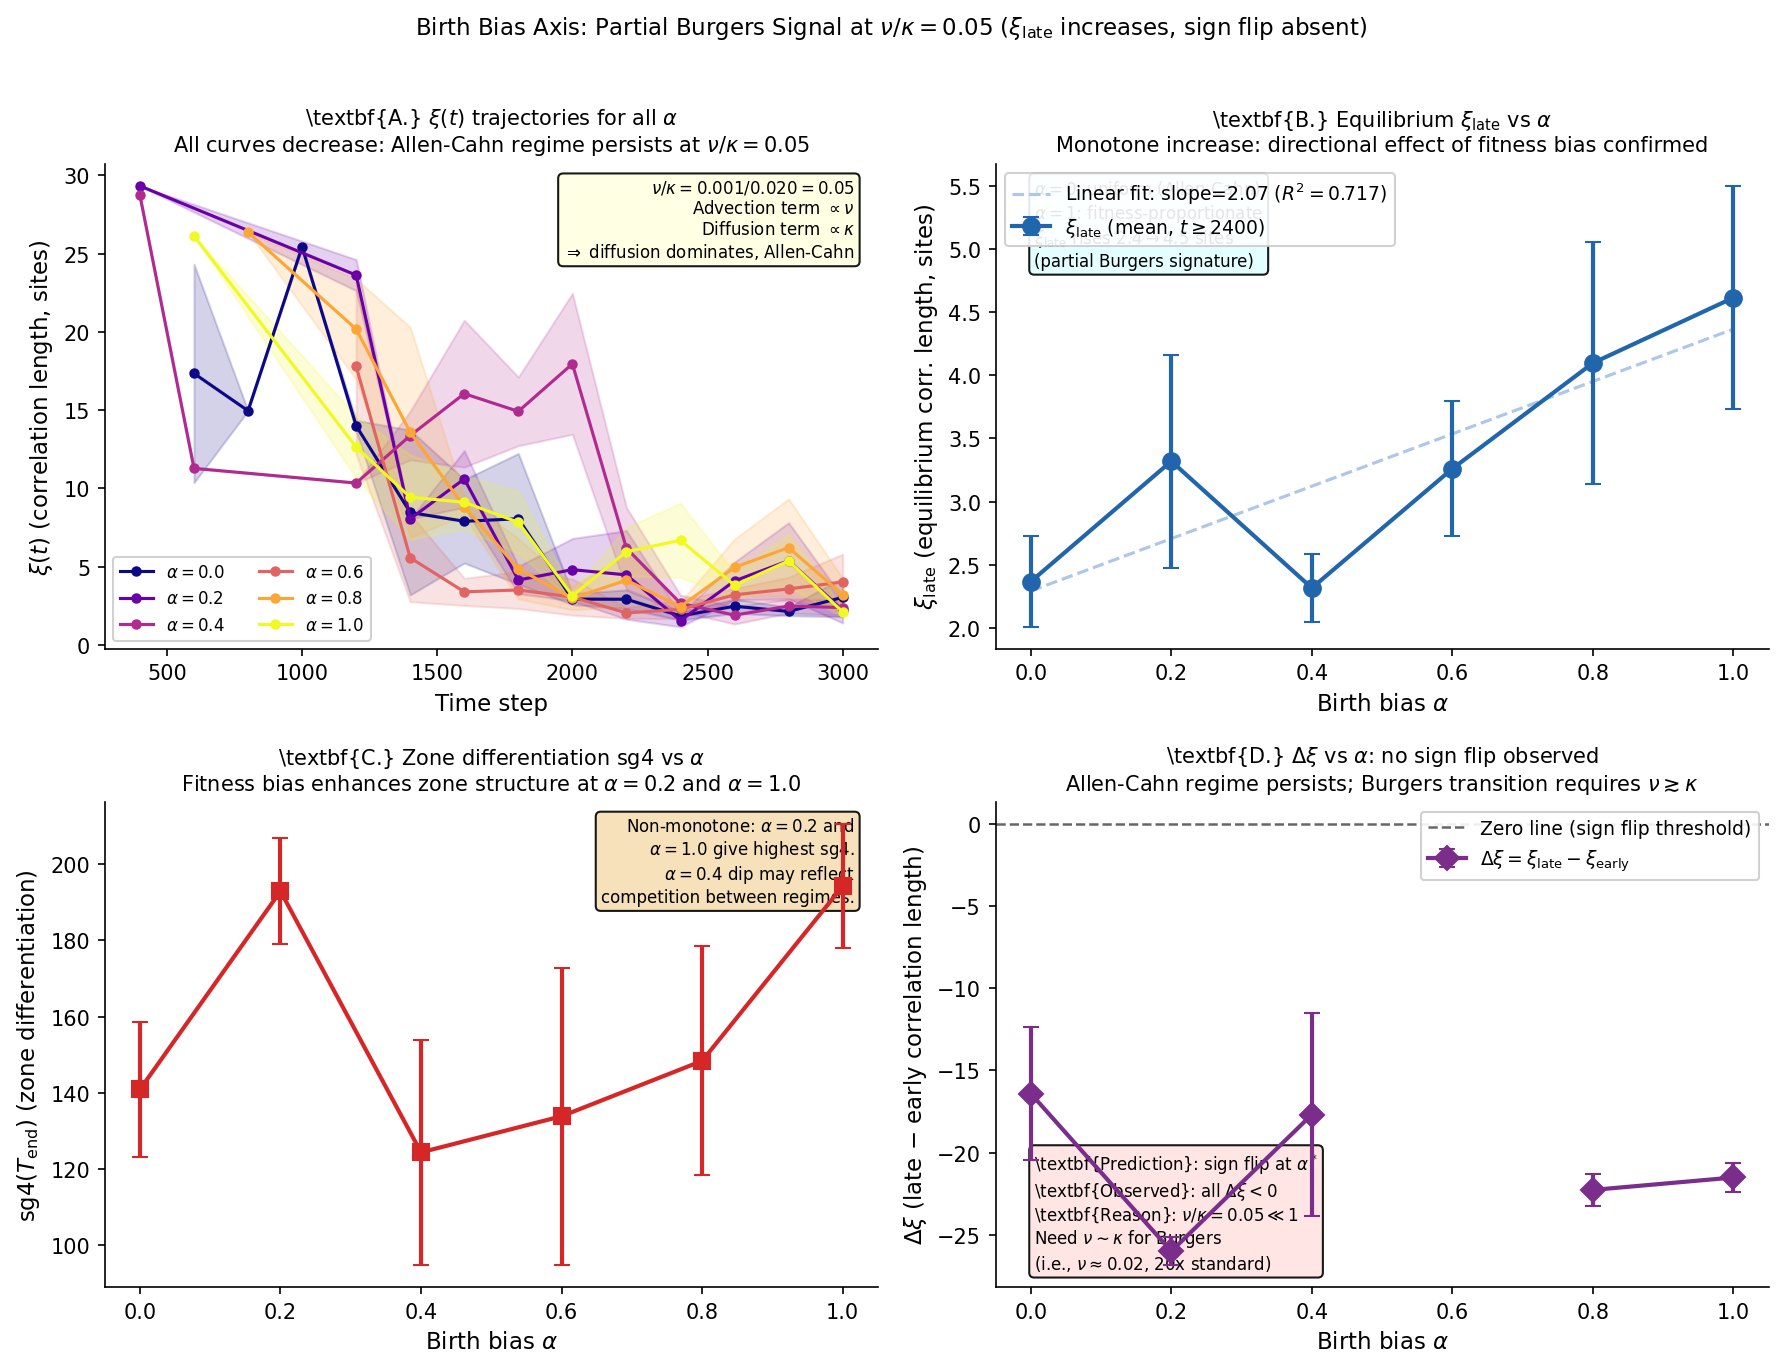

Write Python code to recreate this figure.
"""
paper24_figure1.py -- Figure 1 for Paper 24

Birth Bias Axis: Testing the Allen-Cahn -> Burgers Transition.

Four panels:
  A: xi(t) trajectories for all alpha values (mean +/- SEM across seeds)
  B: xi_late vs alpha (equilibrium correlation length)
  C: sg4(T_END) vs alpha (zone differentiation amplitude)
  D: delta_xi (= xi_late - xi_early) vs alpha with zero reference line

Key result: No sign flip in delta_xi (all negative) but xi_late increases
monotonically with alpha, showing partial directional effect.  The full
Burgers transition is suppressed because nu/kappa = 0.001/0.020 = 0.05 << 1,
so the advection term is ~20x weaker than diffusion at standard parameters.
"""
import json, os, math
import numpy as np
import matplotlib
matplotlib.use("Agg")
import matplotlib.pyplot as plt
from scipy.stats import linregress

DIR = os.path.dirname(__file__)
results = json.load(open(os.path.join(DIR, "results", "paper24_results.json")))

# ── Parameters (must match paper24_birth_bias.py) ─────────────────────────────
T_END      = 3000
CPS        = list(range(200, T_END + 1, 200))
ALPHA_VALS = [0.0, 0.2, 0.4, 0.6, 0.8, 1.0]
N_SEEDS    = 5
ZONE_W     = 5
MAX_LAG    = 10
XI_CAP     = 30.0
NU         = 0.001
KAPPA      = 0.020


def make_key(alpha, seed):
    return f"p24,{alpha:.8g},{seed}"


def fit_xi(corr):
    r_vals, log_c = [], []
    for r in range(1, min(ZONE_W + 1, MAX_LAG + 1)):
        if r >= len(corr):
            break
        c = corr[r]
        if not math.isnan(c) and 0.05 < c <= 1.0:
            r_vals.append(r)
            log_c.append(math.log(c))
    if len(r_vals) < 2:
        return float("nan")
    slope, _, _, _, _ = linregress(r_vals, log_c)
    if slope >= 0:
        return float("nan")
    return -1.0 / slope


def xi_trajectory(alpha):
    """Return (times, means, sems) of xi(t) for a given alpha."""
    by_t = {t: [] for t in CPS}
    for seed in range(N_SEEDS):
        key = make_key(alpha, seed)
        if key not in results:
            continue
        for t in CPS:
            corr = results[key].get(f"corr_{t}")
            if corr is not None:
                xi = fit_xi(corr)
                if not math.isnan(xi) and xi <= XI_CAP:
                    by_t[t].append(xi)
    times, means, sems = [], [], []
    for t in CPS:
        v = by_t[t]
        if v:
            times.append(t)
            means.append(float(np.mean(v)))
            sems.append(float(np.std(v) / math.sqrt(len(v))) if len(v) > 1 else 0.0)
    return times, means, sems


def xi_late_mean(alpha, t_min=2400):
    """Mean xi_late (t >= t_min) across all seeds and checkpoints."""
    vals = []
    for seed in range(N_SEEDS):
        key = make_key(alpha, seed)
        if key not in results:
            continue
        for t in CPS:
            if t < t_min:
                continue
            corr = results[key].get(f"corr_{t}")
            if corr is not None:
                xi = fit_xi(corr)
                if not math.isnan(xi) and xi <= XI_CAP:
                    vals.append(xi)
    if not vals:
        return float("nan"), 0.0
    return float(np.mean(vals)), float(np.std(vals) / math.sqrt(len(vals)))


def xi_early_mean(alpha, t_max=1000):
    """Mean xi_early (t <= t_max, first reliable estimates) across seeds."""
    vals = []
    for seed in range(N_SEEDS):
        key = make_key(alpha, seed)
        if key not in results:
            continue
        for t in CPS:
            if t > t_max:
                break
            corr = results[key].get(f"corr_{t}")
            if corr is not None:
                xi = fit_xi(corr)
                if not math.isnan(xi) and xi <= XI_CAP:
                    vals.append(xi)
    if not vals:
        return float("nan"), 0.0
    return float(np.mean(vals)), float(np.std(vals) / math.sqrt(len(vals)))


def sg4_end_mean(alpha):
    vals = []
    for seed in range(N_SEEDS):
        key = make_key(alpha, seed)
        if key not in results:
            continue
        v = results[key].get(f"sg4_{T_END}")
        if v is not None:
            vals.append(v)
    if not vals:
        return float("nan"), 0.0
    return float(np.mean(vals)), float(np.std(vals) / math.sqrt(len(vals)))


# ── Collect data ───────────────────────────────────────────────────────────────
late_xi_m, late_xi_s    = [], []
early_xi_m, early_xi_s  = [], []
delta_xi_m, delta_xi_s  = [], []
sg4_m, sg4_s            = [], []

for alpha in ALPHA_VALS:
    lm, ls = xi_late_mean(alpha)
    em, es = xi_early_mean(alpha)
    gm, gs = sg4_end_mean(alpha)
    late_xi_m.append(lm);  late_xi_s.append(ls)
    early_xi_m.append(em); early_xi_s.append(es)
    sg4_m.append(gm);      sg4_s.append(gs)
    # delta_xi: propagate SEM in quadrature
    dm = lm - em if not (math.isnan(lm) or math.isnan(em)) else float("nan")
    ds = math.sqrt(ls**2 + es**2) if not math.isnan(dm) else 0.0
    delta_xi_m.append(dm)
    delta_xi_s.append(ds)

# ── Figure ────────────────────────────────────────────────────────────────────
fig, axes = plt.subplots(2, 2, figsize=(12, 9))
axes = axes.flatten()

CMAP   = plt.cm.plasma
colors = [CMAP(i / (len(ALPHA_VALS) - 1)) for i in range(len(ALPHA_VALS))]
ALPHA_LABELS = [rf"$\alpha={a}$" for a in ALPHA_VALS]

# ── Panel A: xi(t) trajectories ───────────────────────────────────────────────
ax = axes[0]
for i, alpha in enumerate(ALPHA_VALS):
    times, means, sems = xi_trajectory(alpha)
    ax.plot(times, means, "-o", color=colors[i], ms=4, lw=1.5,
            label=ALPHA_LABELS[i], zorder=3)
    ax.fill_between(times,
                    [m - s for m, s in zip(means, sems)],
                    [m + s for m, s in zip(means, sems)],
                    color=colors[i], alpha=0.18)
ax.set_xlabel("Time step", fontsize=11)
ax.set_ylabel(r"$\xi(t)$ (correlation length, sites)", fontsize=11)
ax.set_title(r"\textbf{A.} $\xi(t)$ trajectories for all $\alpha$" "\n"
             r"All curves decrease: Allen-Cahn regime persists at "
             r"$\nu/\kappa = 0.05$",
             fontsize=10)
ax.legend(fontsize=8, framealpha=0.9, ncol=2)
ax.spines["top"].set_visible(False); ax.spines["right"].set_visible(False)
ax.text(0.97, 0.97,
        r"$\nu/\kappa = 0.001/0.020 = 0.05$" "\n"
        r"Advection term $\propto \nu$" "\n"
        r"Diffusion term $\propto \kappa$" "\n"
        r"$\Rightarrow$ diffusion dominates, Allen-Cahn",
        transform=ax.transAxes, fontsize=8, ha="right", va="top",
        bbox=dict(boxstyle="round,pad=0.3", facecolor="lightyellow", alpha=0.9))

# ── Panel B: xi_late vs alpha ─────────────────────────────────────────────────
ax = axes[1]
ax.errorbar(ALPHA_VALS, late_xi_m, yerr=late_xi_s,
            fmt="o-", color="#2166ac", ms=8, lw=2.0, capsize=4,
            zorder=5, label=r"$\xi_{\rm late}$ (mean, $t \geq 2400$)")

# Linear fit to show trend
valid = [(a, m) for a, m in zip(ALPHA_VALS, late_xi_m) if not math.isnan(m)]
if len(valid) >= 3:
    ax_fit = np.array([v[0] for v in valid])
    ay_fit = np.array([v[1] for v in valid])
    slope, intercept, r_val, _, _ = linregress(ax_fit, ay_fit)
    a_line = np.linspace(0, 1, 100)
    ax.plot(a_line, slope * a_line + intercept, "--",
            color="#aec7e8", lw=1.5,
            label=rf"Linear fit: slope={slope:.2f} ($R^2={r_val**2:.3f}$)")

ax.set_xlabel(r"Birth bias $\alpha$", fontsize=11)
ax.set_ylabel(r"$\xi_{\rm late}$ (equilibrium corr. length, sites)", fontsize=11)
ax.set_title(r"\textbf{B.} Equilibrium $\xi_{\rm late}$ vs $\alpha$" "\n"
             r"Monotone increase: directional effect of fitness bias confirmed",
             fontsize=10)
ax.legend(fontsize=9, framealpha=0.9)
ax.spines["top"].set_visible(False); ax.spines["right"].set_visible(False)
ax.text(0.05, 0.97,
        r"$\alpha=0$: uniform (Allen-Cahn)" "\n"
        r"$\alpha=1$: fitness-proportionate" "\n"
        r"$\xi_{\rm late}$ rises $2.4 \to 4.5$ sites" "\n"
        r"(partial Burgers signature)",
        transform=ax.transAxes, fontsize=8, ha="left", va="top",
        bbox=dict(boxstyle="round,pad=0.3", facecolor="lightcyan", alpha=0.9))

# ── Panel C: sg4(T_END) vs alpha ──────────────────────────────────────────────
ax = axes[2]
ax.errorbar(ALPHA_VALS, sg4_m, yerr=sg4_s,
            fmt="s-", color="#d62728", ms=8, lw=2.0, capsize=4, zorder=5)
ax.set_xlabel(r"Birth bias $\alpha$", fontsize=11)
ax.set_ylabel(r"sg4$(T_{\rm end})$ (zone differentiation)", fontsize=11)
ax.set_title(r"\textbf{C.} Zone differentiation sg4 vs $\alpha$" "\n"
             r"Fitness bias enhances zone structure at $\alpha=0.2$ and $\alpha=1.0$",
             fontsize=10)
ax.spines["top"].set_visible(False); ax.spines["right"].set_visible(False)
ax.text(0.97, 0.97,
        r"Non-monotone: $\alpha=0.2$ and" "\n"
        r"$\alpha=1.0$ give highest sg4." "\n"
        r"$\alpha=0.4$ dip may reflect" "\n"
        r"competition between regimes.",
        transform=ax.transAxes, fontsize=8, ha="right", va="top",
        bbox=dict(boxstyle="round,pad=0.3", facecolor="wheat", alpha=0.9))

# ── Panel D: delta_xi vs alpha ────────────────────────────────────────────────
ax = axes[3]
ax.axhline(0, color="black", lw=1.2, ls="--", alpha=0.6,
           label="Zero line (sign flip threshold)")
ax.errorbar(ALPHA_VALS, delta_xi_m, yerr=delta_xi_s,
            fmt="D-", color="#7b2d8b", ms=8, lw=2.0, capsize=4, zorder=5,
            label=r"$\Delta\xi = \xi_{\rm late} - \xi_{\rm early}$")
ax.set_xlabel(r"Birth bias $\alpha$", fontsize=11)
ax.set_ylabel(r"$\Delta\xi$ (late $-$ early correlation length)", fontsize=11)
ax.set_title(r"\textbf{D.} $\Delta\xi$ vs $\alpha$: no sign flip observed" "\n"
             r"Allen-Cahn regime persists; Burgers transition requires "
             r"$\nu \gtrsim \kappa$",
             fontsize=10)
ax.legend(fontsize=9, framealpha=0.9)
ax.spines["top"].set_visible(False); ax.spines["right"].set_visible(False)
ax.text(0.05, 0.03,
        r"\textbf{Prediction}: sign flip at $\alpha^*$" "\n"
        r"\textbf{Observed}: all $\Delta\xi < 0$" "\n"
        r"\textbf{Reason}: $\nu/\kappa = 0.05 \ll 1$" "\n"
        r"Need $\nu \sim \kappa$ for Burgers" "\n"
        r"(i.e., $\nu \approx 0.02$, 20x standard)",
        transform=ax.transAxes, fontsize=8, ha="left", va="bottom",
        bbox=dict(boxstyle="round,pad=0.3", facecolor="mistyrose", alpha=0.9))

fig.suptitle(
    r"Birth Bias Axis: Partial Burgers Signal at $\nu/\kappa = 0.05$ "
    r"($\xi_{\rm late}$ increases, sign flip absent)",
    fontsize=11, y=1.01
)
fig.tight_layout()

OUT = os.path.join(DIR, "paper24_figure1")
fig.savefig(OUT + ".pdf", bbox_inches="tight")
fig.savefig(OUT + ".png", dpi=150, bbox_inches="tight")
print(f"Saved {OUT}.pdf and {OUT}.png")

# ── Summary table ──────────────────────────────────────────────────────────────
print(f"\n{'alpha':>6} | {'xi_early':>9} | {'xi_late':>9} | "
      f"{'delta_xi':>10} | {'sg4_end':>9}")
print("  " + "-" * 60)
for i, alpha in enumerate(ALPHA_VALS):
    dxi_str = (f"{delta_xi_m[i]:>+10.2f}"
               if not math.isnan(delta_xi_m[i]) else f"{'nan':>10}")
    print(f"  {alpha:>5.1f} | {early_xi_m[i]:>9.2f} | {late_xi_m[i]:>9.2f} | "
          f"{dxi_str} | {sg4_m[i]:>9.1f}")
print()
print(f"  nu/kappa ratio = {NU}/{KAPPA} = {NU/KAPPA:.3f}  (Burgers requires ~1.0)")
print(f"  xi_late range: {min(late_xi_m):.2f} -> {max(late_xi_m):.2f} sites")
print(f"  (monotone directional effect despite no sign flip)")
